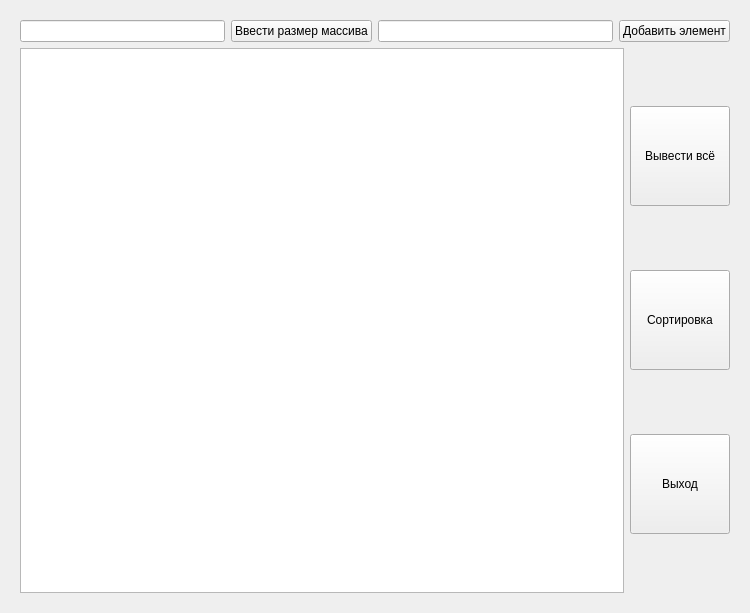
<?xml version="1.0" encoding="UTF-8"?>
<ui version="4.0">
 <class>Widget</class>
 <widget class="QWidget" name="Widget">
  <property name="geometry">
   <rect>
    <x>0</x>
    <y>0</y>
    <width>750</width>
    <height>613</height>
   </rect>
  </property>
  <property name="windowTitle">
   <string>Widget</string>
  </property>
  <layout class="QVBoxLayout" name="verticalLayout">
   <item>
    <widget class="QWidget" name="widget" native="true">
     <layout class="QVBoxLayout" name="verticalLayout_3">
      <item>
       <layout class="QHBoxLayout" name="horizontalLayout_3">
        <item>
         <layout class="QHBoxLayout" name="horizontalLayout_2">
          <item>
           <widget class="QLineEdit" name="sizeLine"/>
          </item>
          <item>
           <widget class="QPushButton" name="sizeButton">
            <property name="sizePolicy">
             <sizepolicy hsizetype="Minimum" vsizetype="Fixed">
              <horstretch>0</horstretch>
              <verstretch>0</verstretch>
             </sizepolicy>
            </property>
            <property name="text">
             <string>Ввести размер массива</string>
            </property>
            <property name="autoDefault">
             <bool>true</bool>
            </property>
           </widget>
          </item>
         </layout>
        </item>
        <item>
         <layout class="QHBoxLayout" name="horizontalLayout">
          <item>
           <widget class="QLineEdit" name="elemLine"/>
          </item>
          <item>
           <widget class="QPushButton" name="addElemButton">
            <property name="text">
             <string>Добавить элемент</string>
            </property>
            <property name="autoDefault">
             <bool>true</bool>
            </property>
           </widget>
          </item>
         </layout>
        </item>
       </layout>
      </item>
      <item>
       <layout class="QHBoxLayout" name="horizontalLayout_4">
        <item>
         <widget class="QTextEdit" name="bigTextEdit"/>
        </item>
        <item>
         <layout class="QVBoxLayout" name="verticalLayout_2">
          <item>
           <widget class="QPushButton" name="showAllButton">
            <property name="minimumSize">
             <size>
              <width>100</width>
              <height>100</height>
             </size>
            </property>
            <property name="text">
             <string>Вывести всё</string>
            </property>
            <property name="autoDefault">
             <bool>true</bool>
            </property>
           </widget>
          </item>
          <item>
           <widget class="QPushButton" name="sortButton">
            <property name="minimumSize">
             <size>
              <width>100</width>
              <height>100</height>
             </size>
            </property>
            <property name="text">
             <string>Сортировка</string>
            </property>
            <property name="autoDefault">
             <bool>true</bool>
            </property>
           </widget>
          </item>
          <item>
           <widget class="QPushButton" name="pushButton">
            <property name="minimumSize">
             <size>
              <width>100</width>
              <height>100</height>
             </size>
            </property>
            <property name="text">
             <string>Выход</string>
            </property>
            <property name="autoDefault">
             <bool>true</bool>
            </property>
           </widget>
          </item>
         </layout>
        </item>
       </layout>
      </item>
     </layout>
    </widget>
   </item>
  </layout>
 </widget>
 <resources/>
 <connections>
  <connection>
   <sender>pushButton</sender>
   <signal>clicked()</signal>
   <receiver>Widget</receiver>
   <slot>close()</slot>
   <hints>
    <hint type="sourcelabel">
     <x>686</x>
     <y>403</y>
    </hint>
    <hint type="destinationlabel">
     <x>701</x>
     <y>701</y>
    </hint>
   </hints>
  </connection>
 </connections>
</ui>
